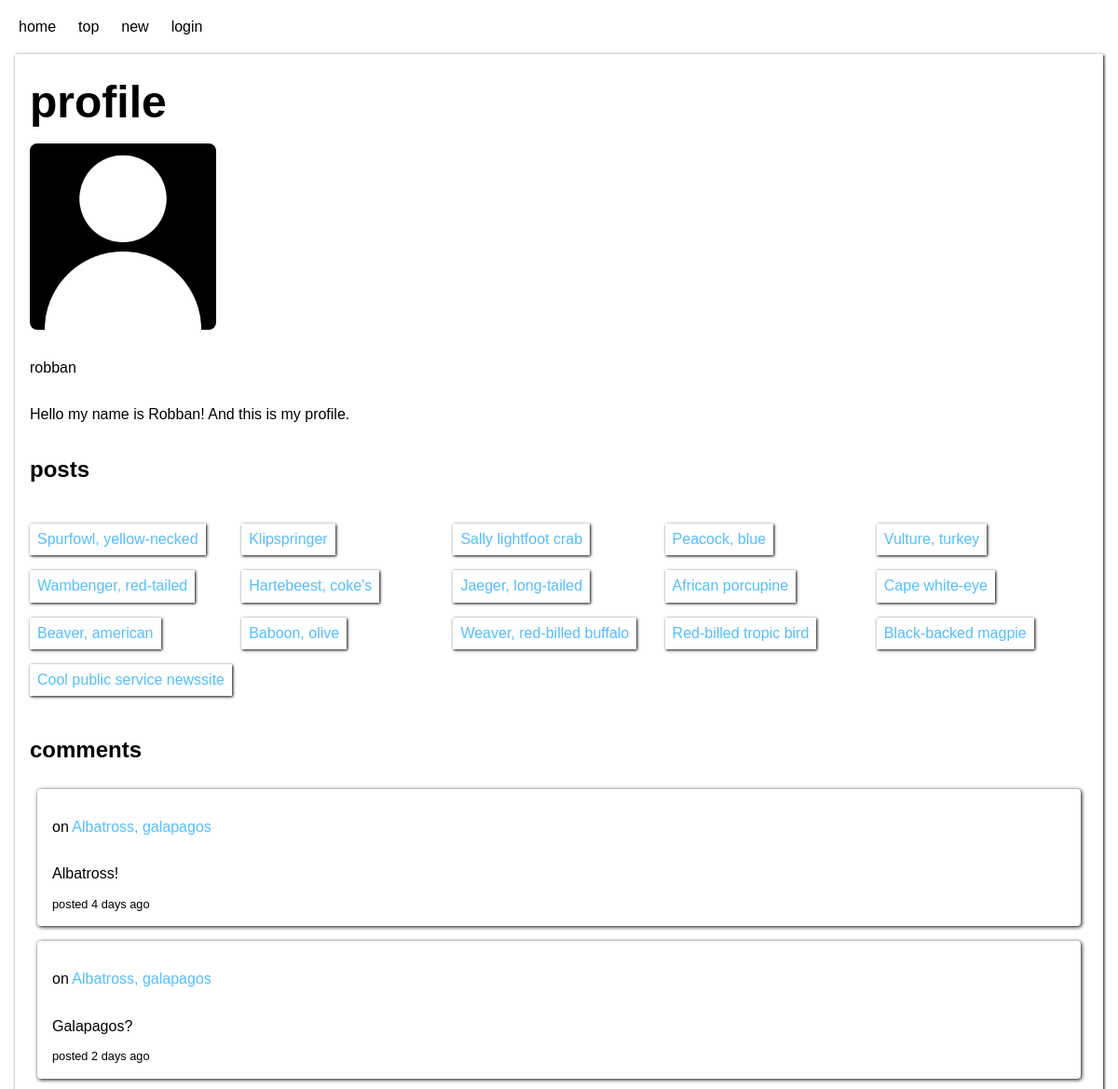
/view.php?view=profile&user_id=2, run on the app's committed database.
### tables this page shows
CREATE TABLE users (
	id INTEGER NOT NULL PRIMARY KEY AUTOINCREMENT UNIQUE,
	user_name VARCHAR NOT NULL UNIQUE,
	email VARCHAR NOT NULL UNIQUE,
	password VARCHAR NOT NULL,
	bio VARCHAR,
	image_url VARCHAR
);

CREATE TABLE posts (
	id INTEGER NOT NULL PRIMARY KEY AUTOINCREMENT UNIQUE,
	user_id INTEGER NOT NULL,
	title VARCHAR NOT NULL,
	description VARCHAR NOT NULL,
	url VARCHAR NOT NULL,
	creation_time DATETIME NOT NULL
);

CREATE TABLE comments (
	id INTEGER NOT NULL PRIMARY KEY AUTOINCREMENT UNIQUE,
	post_id INTEGER NOT NULL,
	user_id INTEGER NOT NULL,
	comment VARCHAR NOT NULL,
	reply INTEGER,
	creation_time DATETIME NOT NULL
);

### app/functions.php (called while the page is built, shortened)
<?php
function userLoggedIn(): bool
{
    return false;
}
function getAge(string $birth): string
{
    $today = new DateTime();
    $birth = new DateTime($birth);
    $interval = $today->diff($birth);
    if ($interval->m === 0 && $interval->days === 1) {
        return $interval->days . " day ago";
    } elseif ($interval->m === 0 && $interval->days > 0) {
        return $interval->days . " days ago";
    }
    return "today";
}
function fetchUser(int $userId, PDO $db): ?array
{
    $stmnt = $db->prepare("SELECT id, user_name, bio, image_url FROM users WHERE id = :user_id");
    $stmnt->bindParam(":user_id", $userId, PDO::PARAM_INT);
    $stmnt->execute();
    $result = $stmnt->fetch(PDO::FETCH_ASSOC);
    return $result;
}
function fetchUserPosts(int $userId, PDO $db): ?array
{
    $stmnt = $db->prepare("SELECT * FROM posts WHERE user_id = :user_id");
    $stmnt->bindParam("user_id", $userId, PDO::PARAM_INT);
    $stmnt->execute();
    $results = $stmnt->fetchAll(PDO::FETCH_ASSOC);
    return $results;
}
function fetchUserComments(int $userId, PDO $db): ?array
{
    $stmnt = $db->prepare("SELECT * FROM comments WHERE user_id = :user_id");
    $stmnt->bindParam(":user_id", $userId, PDO::PARAM_INT);
    $stmnt->execute();
    $results = $stmnt->fetchAll(PDO::FETCH_ASSOC);
    return $results;
}
function fetchPostTitle(int $postId, PDO $db): ?string
{
    $stmnt = $db->prepare("SELECT title FROM posts WHERE id = :id;");
    $stmnt->bindParam(":id", $postId, PDO::PARAM_INT);
    $stmnt->execute();
    $result = $stmnt->fetch(PDO::FETCH_ASSOC);
    return $result['title'];
}

### view.php (the view, shortened to what this page needs)
<?php
require __DIR__ . '/app/autoload.php';
require __DIR__ . '/views/header.php';
if (isset($_GET['view'])) {
    $view = filter_var($_GET['view'], FILTER_SANITIZE_STRING);
    if ($view === 'post') {
        if (isset($_GET['post_id'])) {
            $postId = (int)filter_var($_GET['post_id'], FILTER_SANITIZE_NUMBER_INT);
            $post = fetchPost($postId, $db);
            if (!isset($post)) {
                addMessage('Link seems to be dead!');
            } else {
                $postComments = fetchComments($postId, $db);
                $commentReplies = fetchReplies($postId, $db);
            }
        }
    } elseif ($view === 'profile') {
        if (isset($_GET['user_id'])) {
            $userId = (int)filter_var($_GET['user_id'], FILTER_SANITIZE_NUMBER_INT);
            $profile = fetchUser($userId, $db);
            if (!isset($profile)) {
                addMessage('No user like this seems to exist!');
            } else {
                $userPosts = fetchUserPosts($userId, $db);
                $userComments = fetchUserComments($userId, $db);
            }
        }
    } elseif ($view === 'search') {
        $query = filter_var($_GET['query'], FILTER_SANITIZE_STRING);
        $searchResults = searchPosts($query, $db);
    } else {
        addMessage('Incorrect url');
        header('location: /');
        exit;
    }
} else {
    addMessage('Incorrect url');
    header('location: /');
    exit;
}
?>
<main>
    <?php if (isset($post)) : ?>
        <article class="post grid">
            <div class="top">
                <div class="votes">
                    <?php if (userLoggedIn() && userUpvote($_SESSION['user']['id'], $post['id'], $db)) : ?>
                        <button class="vote active" data-post="<?= $post['id'] ?>">▲</button>
                    <?php elseif (userLoggedIn() && !userUpvote($_SESSION['user']['id'], $post['id'], $db)) : ?>
                        <button class="vote" data-post="<?= $post['id'] ?>">▲</button>
                    <?php else : ?>
                        <button class="vote">▲</button>
                    <?php endif; ?>
                    <p class="upvotes"><?= $post['upvotes'] ?></p>
                </div>
                <a href="<?= $post['url'] ?>">
                    <h1><?= $post['title'] ?></h1>
                </a>
            </div>
            <div class="full">
                <p><?= $post['description'] ?></p>
                <p>
                    by
                    <a href="/view.php?view=profile&user_id=<?= $post['user_id'] ?>">
                        <?= fetchPoster((int)$post['user_id'], $db) ?>
                    </a>
                </p>
                <p><?= $post['creation_time'] ?></p>
                <?php if (userLoggedIn() && $post['user_id'] === $_SESSION['user']['id']) : ?>
                    <a class="button" href="/edit.php?edit=post&post_id=<?= $post['id'] ?>">edit post</a>
                <?php endif; ?>
            </div>
            <section class="comments full">
                <?php if (isset($postComments)) : ?>
                    <?php foreach ($postComments as $postComment) : ?>
                        <div class="comment">
                            <small>posted <?= getAge($postComment['creation_time']) ?></small>
                            <a href="/view.php?view=profile&user_id=<?= $postComment['user_id'] ?>"><?= fetchPoster((int)$postComment['user_id'], $db) ?> says:</a>
                            <p class="comment"><?= $postComment['comment'] ?></p>
                            <?php if (isset($commentReplies)) : ?>
                                <?php foreach ($commentReplies as $commentReply) : ?>
                                    <?php if ($commentReply['reply'] === $postComment['id']) : ?>
                                        <div class="comment reply">
                                            <small>posted <?= getAge($commentReply['creation_time']) ?></small>
                                            <a href="/view.php?view=profile&user_id=<?= $commentReply['user_id'] ?>"><?= fetchPoster((int)$commentReply['user_id'], $db) ?> replies: </a>
                                            <p class="comment"><?= $commentReply['comment'] ?></p>
                                            <?php if (userLoggedIn() && $_SESSION['user']['id'] === $commentReply['user_id']) : ?>
                                                <a class="button" href="/edit.php?edit=comment&comment_id=<?= $commentReply['id'] ?>">edit comment</a>
                                            <?php endif; ?>
                                        </div>
                                    <?php endif; ?>
                                <?php endforeach; ?>
                            <?php endif; ?>
                            <?php if (userLoggedIn()) : ?>
                                <a class="button" href="/edit.php?edit=reply&comment_id=<?= $postComment['id'] ?>">reply</a>
                            <?php endif; ?>
                            <?php if (userLoggedIn() && $_SESSION['user']['id'] === $postComment['user_id']) : ?>
                                <a class="button" href="/edit.php?edit=comment&comment_id=<?= $postComment['id'] ?>">edit comment</a>
                            <?php endif; ?>
                        </div>
                    <?php endforeach; ?>
                <?php else : ?>
                    <p>No comments yet</p>
                <?php endif; ?>
            </section>
            <?php if (userLoggedIn()) : ?>
                <form class="full" action="/app/posts/comment.php" method="post">
                    <label for="comment">comment</label>
                    <input type="hidden" id="post_id" name="post_id" value="<?= $post['id'] ?>">
                    <textarea id="comment" name="comment" rows="4" required></textarea>
                    <button type="submit">submit</button>
                </form>
            <?php else : ?>
                <a class="button" href="/login.php">login to comment</a>
            <?php endif; ?>
        </article>
    <?php elseif (isset($profile)) : ?>
        <section class="profile">
            <h1>profile</h1>
            <?php if (!isset($profile['image_url'])) : ?>
                <img src="/assets/images/no-image.png" alt="no profile picture selected">
            <?php else : ?>
                <img src="<?= $profile['image_url'] ?>" alt="profile picture">
            <?php endif; ?>
            <p><?= $profile['user_name'] ?></p>
            <p><?= $profile['bio'] ?></p>
            <?php if (isset($userPosts)) : ?>
                <h2>posts</h2>
                <ul class="user-posts">
                    <?php foreach ($userPosts as $userPost) : ?>
                        <li>
                            <a href="/view.php?view=post&post_id=<?= $userPost['id'] ?>"><?= $userPost['title'] ?></a>
                        </li>
                    <?php endforeach; ?>
                </ul>
            <?php else : ?>
                <h2>no posts</h2>
            <?php endif; ?>
            <?php if (isset($userComments)) : ?>
                <h2>comments</h2>
                <?php foreach ($userComments as $userComment) : ?>
                    <div class="comment">
                        <p>on
                            <a href="/view.php?view=post&post_id=<?= $userComment['post_id'] ?>">
                                <?= fetchPostTitle((int)$userComment['post_id'], $db) ?>
                            </a>
                        </p>
                        <p><?= $userComment['comment'] ?></p>
                        <small>posted <?= getAge($userComment['creation_time']) ?></small>
                    </div>
                <?php endforeach; ?>
            <?php else : ?>
                <h2>no comments</h2>
            <?php endif; ?>
        </section>
    <?php endif; ?>
</main>
<?php
require __DIR__ . '/views/footer.php';
?>

### views/header.php (shortened to what this page needs)
<!DOCTYPE html>
<html lang="en">
<head>
    <link rel="stylesheet" href="../assets/css/moder-normalize.css">
    <link rel="stylesheet" href="../assets/css/style.css">
</head>
<body>
    <?php require __DIR__ . '/navigation.php' ?>

### views/navigation.php
<nav>
    <ul>
        <li class="nav-item"><a href="/index.php">home</a></li>
        <li class="nav-item"><a href="/index.php?order_by=top">top</a></li>
        <li class="nav-item"><a href="/index.php?order_by=new">new</a></li>
        <?php if (userLoggedIn()) : ?>
            <li class="nav-item"><a href="/profile.php"><?= $_SESSION['user']['user_name'] ?></a></li>
        <?php else : ?>
            <li class="nav-item"><a href="/login.php">login</a></li>
        <?php endif; ?>
    </ul>
</nav>

### views/footer.php (shortened to what this page needs)
</body>

### assets/css/style.css (style rules this page uses)
:root { --blue: rgb(85, 190, 255); --orange: coral; }
body { margin: 16px; font-family: sans-serif; }
a { text-decoration: none; color: rgb(85, 190, 255); }
h1 { font-size: 3rem; margin-top: 8px; margin-bottom: 16px; }
nav { margin: 8px 0px 16px 0px; }
nav a { color: black; }
nav ul { margin: 0; padding: 0; list-style-type: none; display: flex; }
li.nav-item { padding: 4px; margin: 0px 8px; transition: transform 0.1s ease-in-out; border-radius: 4px; }
li.nav-item:first-child { margin-left: 0; }
div.comment { display: flex; flex-direction: column; margin: 8px; padding: 16px; box-shadow: 1px 1px 4px; border-radius: 4px; }
section.profile { display: flex; flex-direction: column; padding: 16px; box-shadow: 1px 1px 3px; }
section.profile img { width: 200px; height: 200px; margin: 0px 0px 16px 0px; border-radius: 8px; object-fit: cover; }
ul.user-posts { list-style-type: none; display: grid; grid-template-columns: repeat(auto-fit, minmax(200px, 1fr)); padding: 0px; }
ul.user-posts li { width: fit-content; padding: 8px; margin: 8px 8px 8px 0px; box-shadow: 1px 1px 3px; transition: transform 0.1s ease-in-out; }

### data on the page
users: user_name "robban", bio "Hello my name is Robban! And this is my profile."
posts: title "Spurfowl, yellow-necked"
posts: title "Klipspringer"
posts: title "Sally lightfoot crab"
posts: title "Peacock, blue"
posts: title "Vulture, turkey"
posts: title "Wambenger, red-tailed"
posts: title "Hartebeest, coke's"
posts: title "Jaeger, long-tailed"
posts: title "African porcupine"
posts: title "Cape white-eye"
posts: title "Beaver, american"
posts: title "Baboon, olive"
posts: title "Weaver, red-billed buffalo"
posts: title "Red-billed tropic bird"
posts: title "Black-backed magpie"
posts: title "Cool public service newssite"
comments: post.title "Albatross, galapagos", comment "Albatross!", creation_time "4 days ago"
comments: post.title "Albatross, galapagos", comment "Galapagos?", creation_time "2 days ago"
